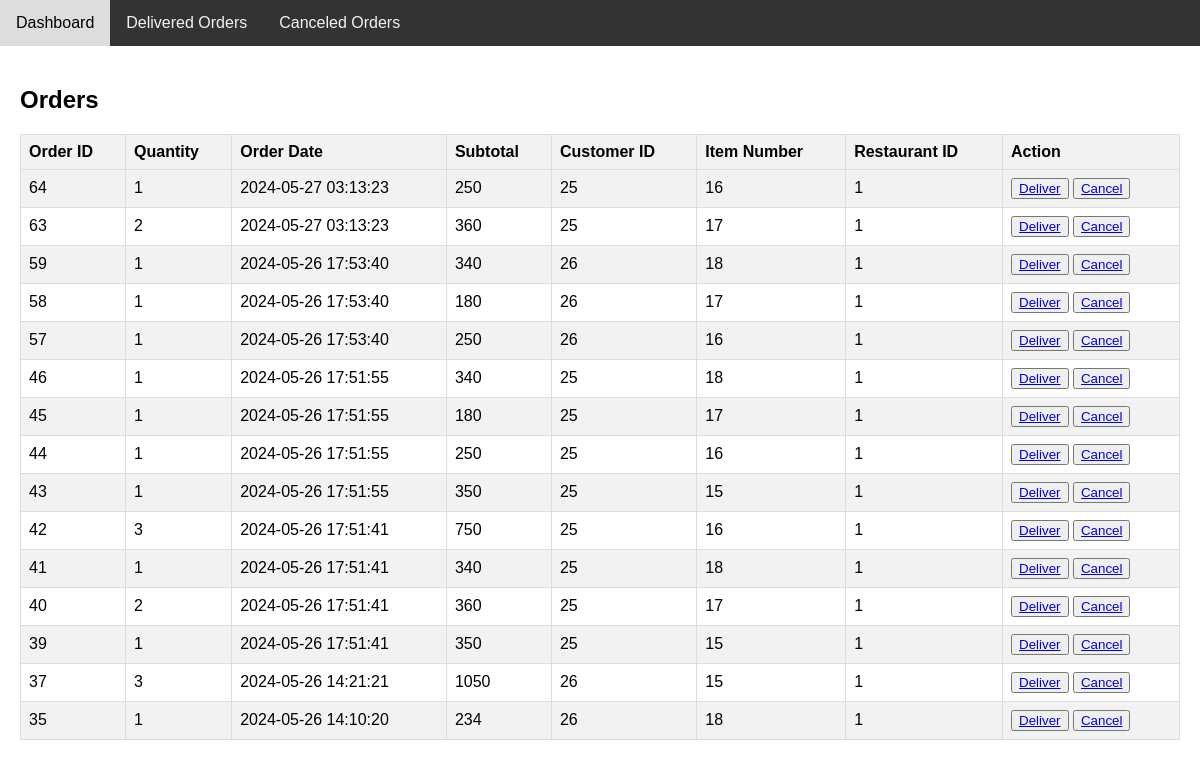
/Restaurant/orders/orders.php (signed in), run on the app's committed database.
### tables this page shows
CREATE TABLE `orders` (
  `Order_ID` int(10) NOT NULL,
  `Quantity` int(2) DEFAULT NULL,
  `order_date` timestamp NULL DEFAULT NULL,
  `sub_total` int(6) DEFAULT NULL,
  `Customer_ID` int(10) NOT NULL,
  `Item_Number` int(2) NOT NULL,
  `Restaurant_ID` int(10) NOT NULL
);

### Restaurant/orders/orders.php (the view, shortened to what this page needs)
<!DOCTYPE html>
<html>
<head>
<link rel="stylesheet" type="text/css" href="orders.css">
<link rel="stylesheet" href="https://cdnjs.cloudflare.com/ajax/libs/font-awesome/4.7.0/css/font-awesome.min.css">
</head>
<body>
<div class="topnav">
  <a href="http://localhost/dbdine/Restaurant/r_dashboard/r_dashboard.php">Dashboard</a>
  <a href="http://localhost/dbdine/Restaurant/orders/order_deliver.php">Delivered Orders</a>
  <a href="http://localhost/dbdine/Restaurant/orders/order_cancel.php">Canceled Orders</a>
</div>
<div class="content">
  <h2>Orders</h2>
  <?php
include("../../admin/db.php");
$Restaurant_ID = $_SESSION['Restaurant_ID'];
   $sql = "SELECT * FROM orders WHERE Restaurant_ID = ? ORDER BY Order_ID desc";
   $stmt1 = $conn->prepare($sql);
   $stmt1->bind_param("i", $Restaurant_ID);
   $stmt1->execute();
   $result1 = $stmt1->get_result();
   echo "<table border='1'>";
   echo "<tr><th>Order ID</th>
           <th>Quantity</th>
           <th>Order Date</th>
           <th>Subtotal</th>
           <th>Customer ID</th>
           <th>Item Number</th>
           <th>Restaurant ID</th>
           <th>Action</th>
           </tr>";
   while ($row = $result1->fetch_assoc()) {
       echo "<tr>
       <td>".$row["Order_ID"]."</td>
       <td>".$row["Quantity"]."</td>
       <td>".$row["order_date"]."</td>
       <td>".$row["sub_total"]."</td>
       <td>".$row["Customer_ID"]."</td>
       <td>".$row["Item_Number"]."</td>
       <td>".$row["Restaurant_ID"]."</td>
       <td>
       <button><a href='./orders.php?action=deliver&Order_ID=".$row["Order_ID"]."'>Deliver</a></button>
       <button><a href='./orders.php?action=cancel&Order_ID=".$row["Order_ID"]."'>Cancel</a></button>
   </td>
       </tr>";
   }
   echo "</table>";
  ?>
</div>
</body>
</html>

### Restaurant/orders/orders.css (style rules this page uses)
body { font-family: Arial, sans-serif; margin: 0; padding: 0; }
.topnav { overflow: hidden; background-color: #333; }
.topnav a { float: left; color: #f2f2f2; text-align: center; padding: 14px 16px; text-decoration: none; }
.content { padding: 20px; }
table { border-collapse: collapse; width: 100%; border: 1px solid #ddd; }
th, td { border: 1px solid #ddd; padding: 8px; text-align: left; }
th { background-color: #f2f2f2; }
tr:nth-child(even) { background-color: #f2f2f2; }

### data on the page
orders: Order_ID "64", Quantity "1", order_date "2024-05-27 03:13:23", sub_total "250", Customer_ID "25", Item_Number "16", Restaurant_ID "1"
orders: Order_ID "63", Quantity "2", order_date "2024-05-27 03:13:23", sub_total "360", Customer_ID "25", Item_Number "17", Restaurant_ID "1"
orders: Order_ID "59", Quantity "1", order_date "2024-05-26 17:53:40", sub_total "340", Customer_ID "26", Item_Number "18", Restaurant_ID "1"
orders: Order_ID "58", Quantity "1", order_date "2024-05-26 17:53:40", sub_total "180", Customer_ID "26", Item_Number "17", Restaurant_ID "1"
orders: Order_ID "57", Quantity "1", order_date "2024-05-26 17:53:40", sub_total "250", Customer_ID "26", Item_Number "16", Restaurant_ID "1"
orders: Order_ID "46", Quantity "1", order_date "2024-05-26 17:51:55", sub_total "340", Customer_ID "25", Item_Number "18", Restaurant_ID "1"
orders: Order_ID "45", Quantity "1", order_date "2024-05-26 17:51:55", sub_total "180", Customer_ID "25", Item_Number "17", Restaurant_ID "1"
orders: Order_ID "44", Quantity "1", order_date "2024-05-26 17:51:55", sub_total "250", Customer_ID "25", Item_Number "16", Restaurant_ID "1"
orders: Order_ID "43", Quantity "1", order_date "2024-05-26 17:51:55", sub_total "350", Customer_ID "25", Item_Number "15", Restaurant_ID "1"
orders: Order_ID "42", Quantity "3", order_date "2024-05-26 17:51:41", sub_total "750", Customer_ID "25", Item_Number "16", Restaurant_ID "1"
orders: Order_ID "41", Quantity "1", order_date "2024-05-26 17:51:41", sub_total "340", Customer_ID "25", Item_Number "18", Restaurant_ID "1"
orders: Order_ID "40", Quantity "2", order_date "2024-05-26 17:51:41", sub_total "360", Customer_ID "25", Item_Number "17", Restaurant_ID "1"
orders: Order_ID "39", Quantity "1", order_date "2024-05-26 17:51:41", sub_total "350", Customer_ID "25", Item_Number "15", Restaurant_ID "1"
orders: Order_ID "37", Quantity "3", order_date "2024-05-26 14:21:21", sub_total "1050", Customer_ID "26", Item_Number "15", Restaurant_ID "1"
orders: Order_ID "35", Quantity "1", order_date "2024-05-26 14:10:20", sub_total "234", Customer_ID "26", Item_Number "18", Restaurant_ID "1"
